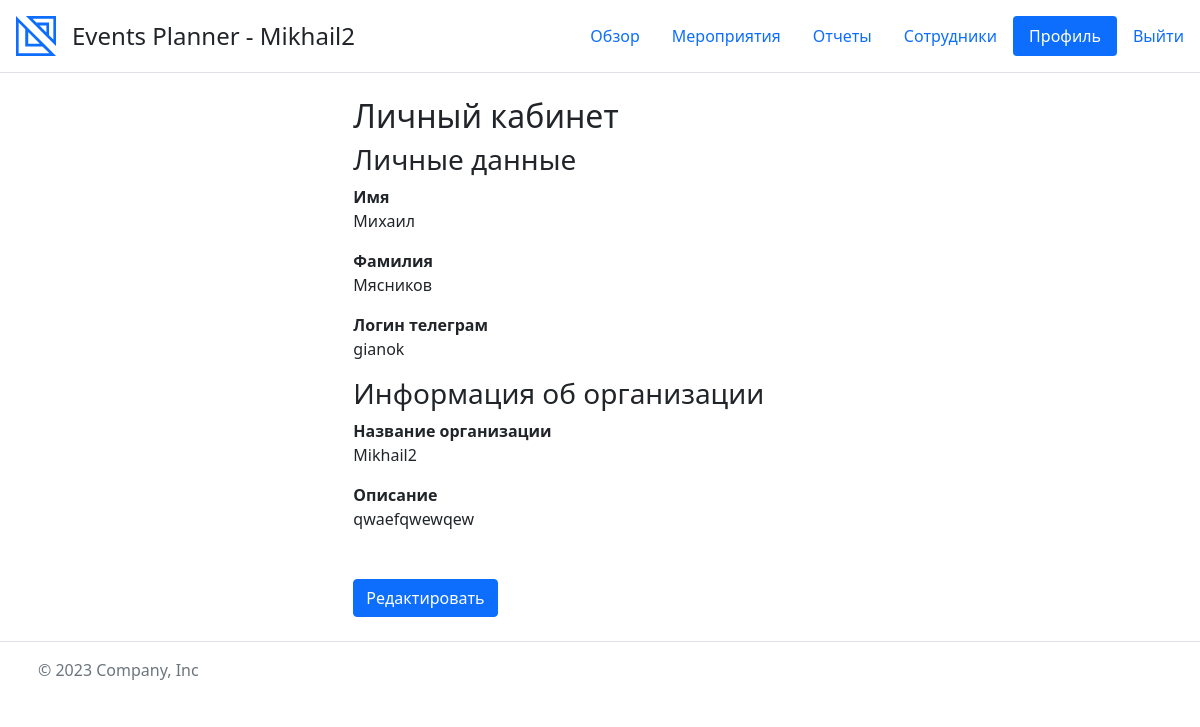
The page /profile/ (signed in) on the database as committed earlier.
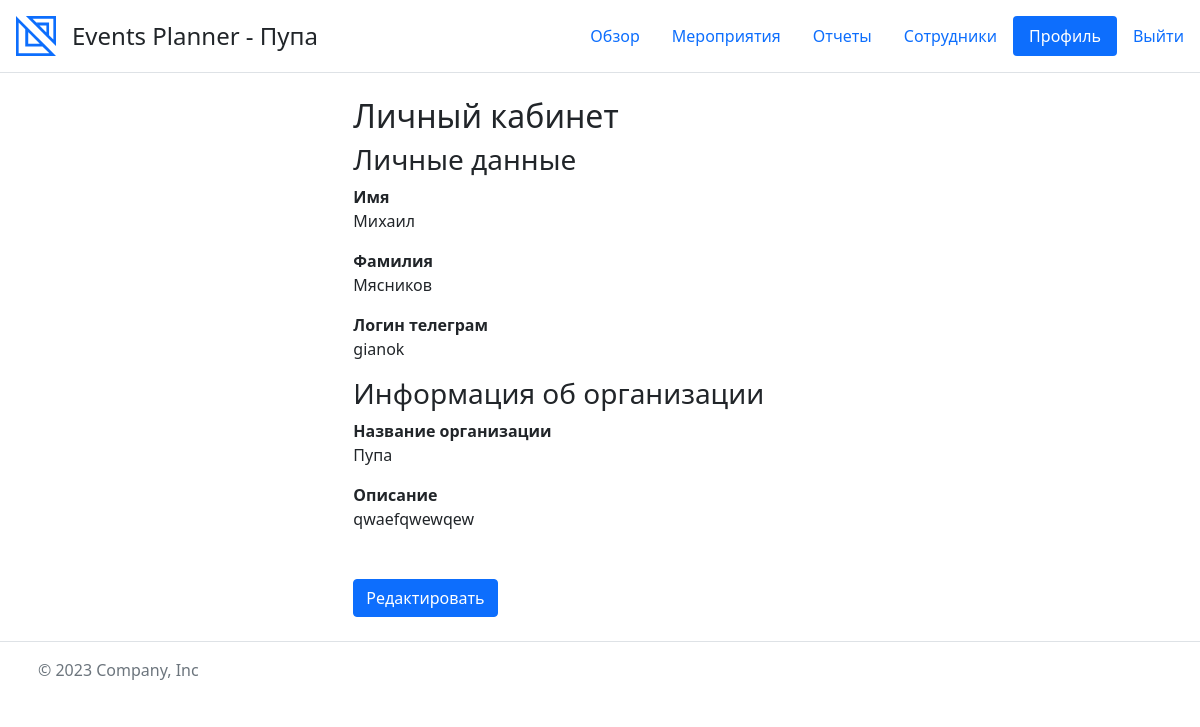
The same page on the database as committed later.
### core/models.py (models this page shows, shortened)
class CustomUser(AbstractUser):
    tg_id = models.CharField(max_length=30, verbose_name='Id Телеграм', blank=True, null=True)
    organization = models.ForeignKey(Organization, blank=True, null=True, on_delete=models.CASCADE,
                                     verbose_name='Организация')
    objects = CustomUserManager()
    class Meta:
        verbose_name = 'Пользователь'
        verbose_name_plural = 'Пользователи'

class Organization(models.Model):
    name = models.CharField(max_length=100, null=True, verbose_name='Название')
    description = models.TextField(blank=True, null=True, verbose_name='Описание')
    class Meta:
        verbose_name = 'Организация'
        verbose_name_plural = 'Организации'

### frontend/views.py (the view, shortened to what this page needs)
# urls.py: path('profile/', views.profile_view, name='profile'),
@login_required
def profile_view(request):
    user = request.user
    organization = user.organization
    is_director = user.groups.filter(name='Директор').exists()
    organization_form = None
    user_form = None
    return render(request, 'profile.html',
                  {'user': user, 'user_form': user_form,
                   'organization': organization,
                   'organization_form': organization_form,
                   'is_director': is_director})

### event_planner/context_processors.py (called while the page is built)
def current_page(request):
    current_url = resolve(request.path_info).url_name
    return {'current_url': current_url}

### templates/profile.html (shortened to what this page needs)
{% extends 'base.html' %}
{% load custom_filters %}
{% block content %}
    <div class="container col-md-8">
    <h2>Личный кабинет</h2>
    <h3>Личные данные</h3>
    {% if user_form %}
        <form method="POST">
            {% csrf_token %}
            {% for field in user_form.visible_fields %}
                {% if field.name == 'password' %}
                    <div class="form-group" id="password_group" style="display: none">
                {% else %}
                    <div class="form-group">
                {% endif %}
            {% if field.name == 'groups' and not is_director %}
                <div class="form-group">
                    <label>Роль</label>
                    <ul class="list-group">
                        {% for group in user.groups.all %}
                            <li class="list-group-item">{{ group.name }}</li>
                        {% endfor %}
                    </ul>
                </div>
            {% else %}
                <label for="{{ field.id_for_label }}">{{ field.label }}</label>
                {{ field|add_class:'form-control' }}
                {% if field.help_text %}
                    <small class="form-text text-muted">{{ field.help_text }}</small>
                {% endif %}
                {% for error in field.errors %}
                    <div class="alert alert-danger" role="alert">{{ error }}</div>
                {% endfor %}
            {% endif %}
            </div>
            {% endfor %}
            {{ user_form.password_changed }}
            <div class="mt-3">
                <button type="button" id="generate-password-btn" class="btn btn-secondary"
                        onclick="toggleGeneratePasswordButton(this,
                                document.getElementById('password_group'),
                                document.getElementById('id_password'),
                                document.getElementById('id_password_changed'))">
                    Сгенерировать пароль
                </button>
                <button class="btn btn-primary" type="submit">Сохранить</button>
            </div>
        </form>
    {% else %}
        <div class="form-group">
            <strong>Имя</strong>
            <p>{{ user.first_name }}</p>
        </div>
        <div class="form-group">
            <strong>Фамилия</strong>
            <p>{{ user.last_name }}</p>
        </div>
        <div class="form-group">
            <strong>Логин телеграм</strong>
            <p>{{ user.username }}</p>
        </div>
    {% endif %}
    {% if is_director %}
        <h3>Информация об организации</h3>
        {% if organization_form %}
            <form method="POST">
                {% csrf_token %}
                {% for field in organization_form.visible_fields %}
                    <div class="form-group">
                        <label for="{{ field.id_for_label }}">{{ field.label }}</label>
                        {{ field|add_class:'form-control' }}
                        {% if field.help_text %}
                            <small class="form-text text-muted">{{ field.help_text }}</small>
                        {% endif %}
                        {% for error in field.errors %}
                            <div class="alert alert-danger" role="alert">{{ error }}</div>
                        {% endfor %}
                    </div>
                {% endfor %}
                <button class="btn btn-primary mt-3" type="submit">Сохранить</button>
            </form>
            <hr>
        {% else %}
            <div class="form-group">
                <strong>Название организации</strong>
                <p>{{ organization.name }}</p>
            </div>
            <div class="form-group">
                <strong>Описание</strong>
                <p>{{ organization.description }}</p>
            </div>
            <div class="mt-5">
                <a href="{% url 'edit_profile' %}" class="btn btn-primary">Редактировать</a>
            </div>
        {% endif %}
    {% endif %}
    </div>
{% endblock %}

### templates/base.html (shortened to what this page needs)
<!DOCTYPE html>
{% load static %}
<html lang="ru">
<head>
    <link rel="stylesheet" href="{% static 'css/bootstrap.min.css' %}">
    <link rel="stylesheet" href="{% static 'css/styles.css' %}">
    <link rel="stylesheet" href="{% static 'css/all.min.css' %}">
</head>
<body>
{% include 'header.html' %}
<main class="container col-md-8">
    {% block content %}{% endblock content %}
</main>
{% include 'footer.html' %}
</body>
</html>

### templates/header.html
{% load static %}
<header class="d-flex flex-wrap justify-content-center py-3 mb-4 border-bottom">
    <a href="/" class="d-flex align-items-center mb-3 mb-md-0 me-md-auto text-dark text-decoration-none">
        <img src="{% static 'img/logo.svg' %}" height="40" class="mx-3" alt="Logo">
        <span class="fs-4">Events Planner
            {% if user.is_authenticated %}
                - {{ user.organization.name }}
            {% endif %} </span>
    </a>
    <ul class="nav nav-pills">
        {% if user.is_authenticated %}
            <li class="nav-item">
                <a href="{% url 'overview' %}" class="nav-link {% if current_url == 'overview' %} active{% endif %}">Обзор</a>
            </li>
        {% endif %}
        {% if perms.core.view_event %}
            <li class="nav-item">
                <a href="{% url 'events' %}" class="nav-link {% if current_url == 'events' %} active{% endif %}"
                   aria-current="page">Мероприятия</a>
            </li>
        {% endif %}
        {% if perms.core.view_eventtaskreport %}
            <li class="nav-item">
                <a href="{% url 'reports' %}"
                   class="nav-link {% if current_url == 'reports' %} active{% endif %}">Отчеты</a>
            </li>
        {% endif %}
        {% if perms.core.view_customuser %}
            <li class="nav-item">
                <a href="{% url 'employees' %}"
                   class="nav-link {% if current_url == 'employees' %} active{% endif %}">Сотрудники</a>
            </li>
        {% endif %}
        {% if user.is_authenticated %}
            <li class="nav-item">
                <a href="{% url 'profile' %}" class="nav-link {% if current_url == 'profile' %} active{% endif %}">Профиль</a>
            </li>
            <li class="nav-item">
                <a href="{% url 'logout' %}" class="nav-link">Выйти</a>
            </li>
        {% else %}
            <li class="nav-item mx-1">
                <a href="{% url 'login' %}" class="nav-link {% if current_url == 'login' %} active{% endif %}">Авторизация</a>
            </li>
        {% endif %}
    </ul>
</header>

### templates/footer.html
<footer class="d-flex flex-wrap justify-content-between align-items-center py-3 my-4 border-top">
    <div class="col-md-4 d-flex align-items-center">
        <a href="/" class="mb-3 me-2 mb-md-0 text-muted text-decoration-none lh-1">
            <svg class="bi" width="30" height="24">
                <use xlink:href="#bootstrap"></use>
            </svg>
        </a>
        <span class="mb-3 mb-md-0 text-muted">© 2023 Company, Inc</span>
    </div>
    <ul class="nav col-md-4 justify-content-end list-unstyled d-flex">
        <li class="ms-3"><a class="text-muted" href="#">
            <svg class="bi" width="24" height="24">
                Соц. сеть
            </svg>
        </a></li>
        <li class="ms-3"><a class="text-muted" href="#">
            <svg class="bi" width="24" height="24">
                Соц. сеть
            </svg>
        </a></li>
        <li class="ms-3"><a class="text-muted" href="#">
            <svg class="bi" width="24" height="24">
                Соц. сеть
            </svg>
        </a></li>
    </ul>
</footer>

Rows that differ between the two databases and show on the page:
changed CustomUser "Михаил": organization.name "Mikhail2" → "Пупа"
changed Organization "qwaefqwewqew": name "Mikhail2" → "Пупа"
